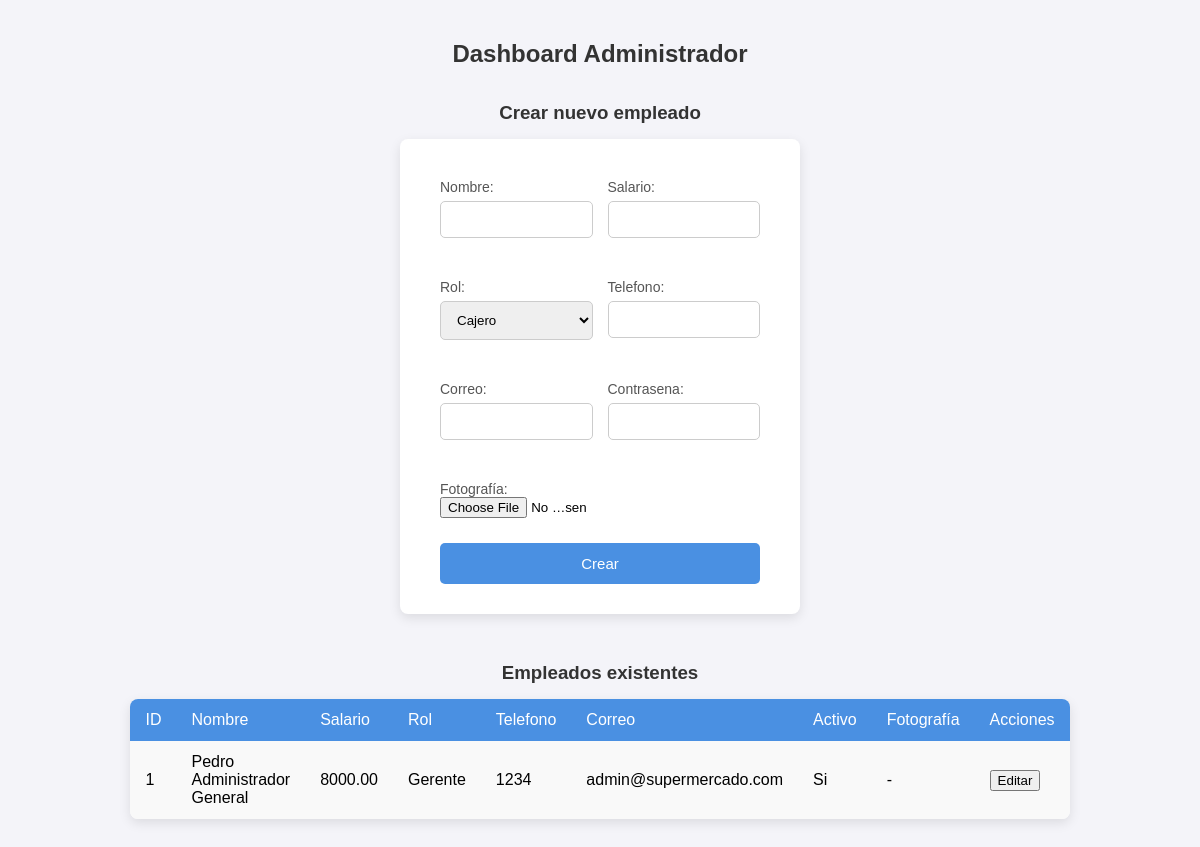
/gerencia/admin_dashboard.php (signed in), run on an earlier commit of the app's database.
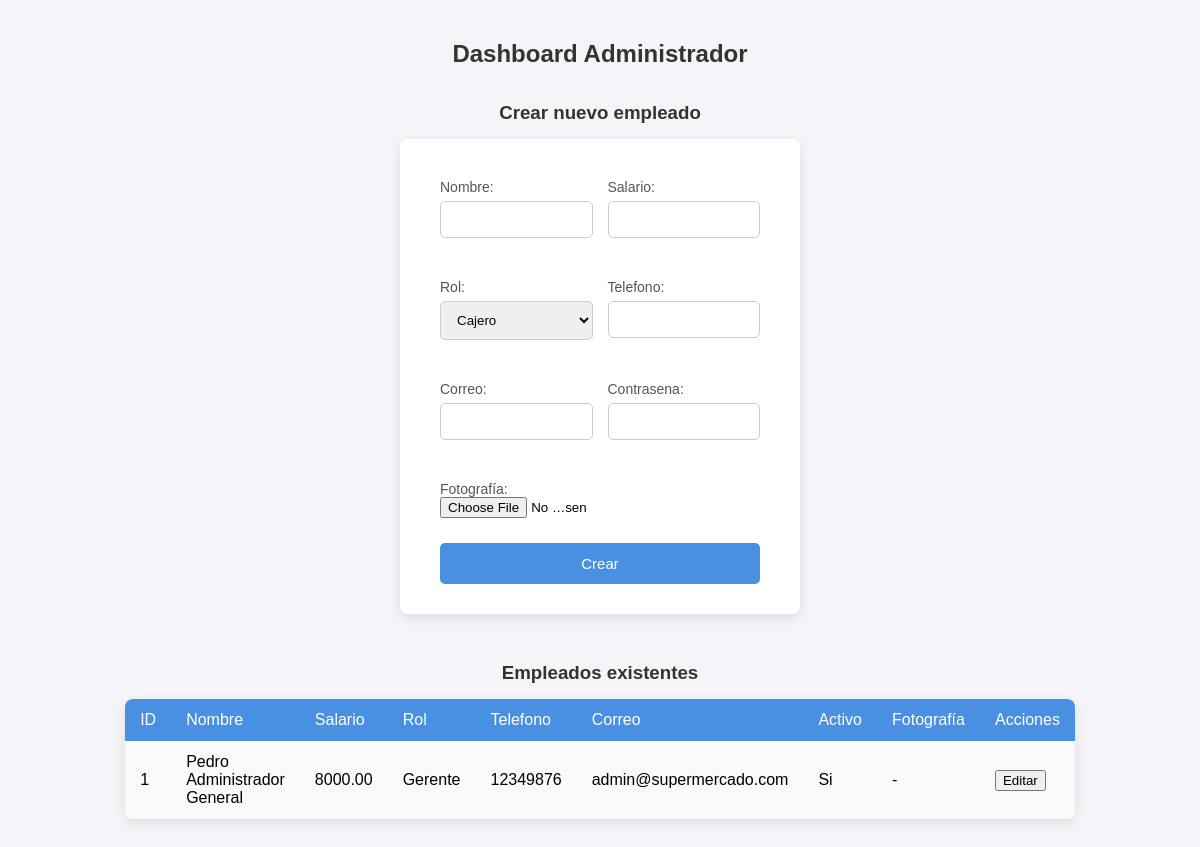
And on a later commit of the database.
### tables this page shows
CREATE TABLE empleado (
    id_empleado INT AUTO_INCREMENT PRIMARY KEY,
    nombre VARCHAR(100) NOT NULL,
    salario DECIMAL(10,2) NOT NULL,
    id_rol INT NOT NULL,
    telefono BIGINT,
    correo VARCHAR(100) UNIQUE,
    contrasena VARCHAR(255) NOT NULL,
    estado_activo BOOLEAN DEFAULT TRUE,  
    fotografia VARCHAR(255),         
    FOREIGN KEY (id_rol) REFERENCES rol(id_rol)
);

CREATE TABLE rol (
    id_rol INT AUTO_INCREMENT PRIMARY KEY,
    nombre_rol VARCHAR(50) NOT NULL
);

### gerencia/admin_dashboard.php (the view, shortened to what this page needs)
<?php
$conexion = new mysqli("localhost", "root", "", "Supermercado");
$result = $conexion->query("SELECT e.id_empleado, e.nombre, e.salario, r.nombre_rol, e.telefono, e.correo, e.estado_activo, e.fotografia
                            FROM empleado e
                            JOIN rol r ON e.id_rol = r.id_rol");
?>
<!DOCTYPE html>
<html lang="es">
<head>
    <link rel="stylesheet" href="../estilos.css">
</head>
<body>
    <div class="contenedor">
        <h2>Dashboard Administrador</h2>
        <h3>Crear nuevo empleado</h3>
        <form method="post" action="" enctype="multipart/form-data" class="form-crear-empleado">
            <div class="campo">
                <label>Nombre:</label>
                <input type="text" name="nombre" required>
            </div>
            <div class="campo">
                <label>Salario:</label>
                <input type="number" step="0.01" name="salario" required>
            </div>
            <div class="campo">
                <label>Rol:</label>
                <select name="id_rol">
                    <?php
                    $roles = $conexion->query("SELECT id_rol, nombre_rol FROM rol");
                    while($r = $roles->fetch_assoc()){
                        echo "<option value='{$r['id_rol']}'>{$r['nombre_rol']}</option>";
                    }
                    ?>
                </select>
            </div>
            <div class="campo">
                <label>Telefono:</label>
                <input type="number" name="telefono">
            </div>
            <div class="campo">
                <label>Correo:</label>
                <input type="email" name="correo">
            </div>
            <div class="campo">
                <label>Contrasena:</label>
                <input type="text" name="contrasena" required>
            </div>
            <div class="campo">
                <label>Fotografía:</label>
                <input type="file" name="fotografia" accept="image/*">
            </div>
            <input type="submit" value="Crear">
        </form>
       <h3>Empleados existentes</h3>
<table>
    <tr>
        <th>ID</th>
        <th>Nombre</th>
        <th>Salario</th>
        <th>Rol</th>
        <th>Telefono</th>
        <th>Correo</th>
        <th>Activo</th>
        <th>Fotografía</th>
        <th>Acciones</th>
    </tr>
    <?php while($row = $result->fetch_assoc()): ?>
        <tr>
            <td><?= $row['id_empleado'] ?></td>
            <td><?= $row['nombre'] ?></td>
            <td><?= $row['salario'] ?></td>
            <td><?= $row['nombre_rol'] ?></td>
            <td><?= $row['telefono'] ?></td>
            <td><?= $row['correo'] ?></td>
            <td><?= $row['estado_activo'] ? 'Si' : 'No' ?></td>
            <td>
                <?php if($row['fotografia']): ?>
                    <img src="<?= $row['fotografia'] ?>" alt="Foto" style="width:50px;height:50px;object-fit:cover;border-radius:5px;">
                <?php else: ?>
                    -
                <?php endif; ?>
            </td>
            <td>
                <a href="editar_empleado.php?id=<?= $row['id_empleado'] ?>">
                    <button>Editar</button>
                </a>
            </td>
        </tr>
    <?php endwhile; ?>
</table>
    </div>
</body>
</html>

What changed in the data, as far as the page shows it:
changed empleado "Pedro Administrador General": telefono "1234" → "12349876"
